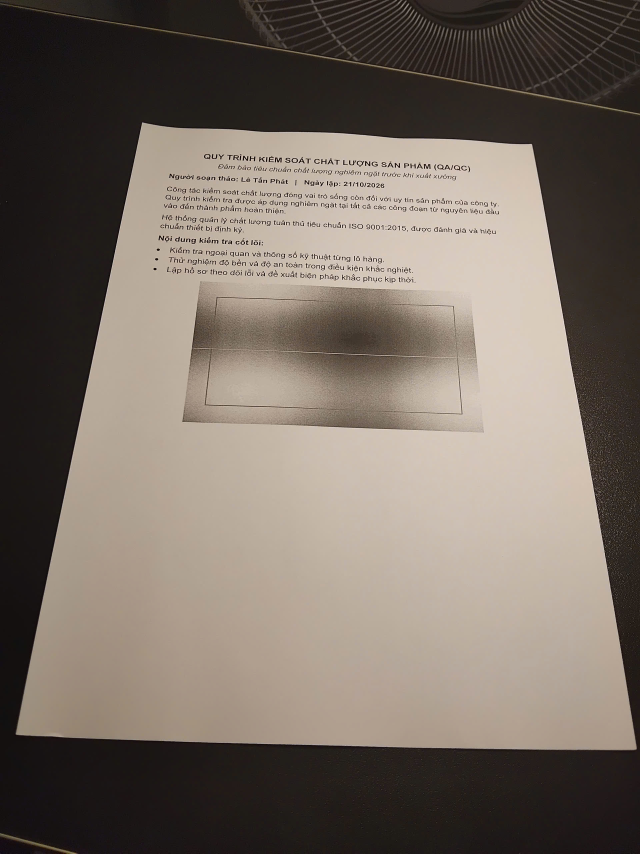
#> input picture images/anh (1).jpg, 1920 x 2560 px, found by its file name (shown at 1/3 size); its folder holds only this picture in this run
$ python nhanThuCong.py
#> lines starting #> are read from the running program, lines starting #| are printed output that depends on the picture
import cv2
import os
import json

# Biến lưu tọa độ click
current_clicks = []
scale_ratio = 1.0

def mouse_callback(event, x, y, flags, param):
    global current_clicks, scale_ratio
    img_display = param['img_copy']

    # Khi nhấn chuột trái
    if event == cv2.EVENT_LBUTTONDOWN:
        if len(current_clicks) < 4:
            # Lưu tọa độ thực trên ảnh gốc (nhân ngược lại với tỷ lệ thu nhỏ)
            real_x, real_y = int(x * scale_ratio), int(y * scale_ratio)
            current_clicks.append([real_x, real_y])

            # Vẽ chấm đỏ để xác nhận đã click
            cv2.circle(img_display, (x, y), 5, (0, 0, 255), -1)
            cv2.imshow("Labeling", img_display)

            if len(current_clicks) == 4:
                print("Đã chọn đủ 4 góc. Nhấn phím 's' để lưu, hoặc 'r' để chọn lại.")

def run_labeling(image_folder="images", output_file="ground_truth.json"):
#> called with image_folder = 'images', output_file = 'ground_truth.json'
    global current_clicks, scale_ratio

    # Tải dữ liệu cũ nếu đã làm dở
    if os.path.exists(output_file):
        with open(output_file, "r") as f:
            data = json.load(f)
    else:
        data = {}

    image_files = [f for f in os.listdir(image_folder) if f.endswith(('.jpg', '.png'))]

    for filename in image_files:
        if filename in data:
            continue

        img_path = os.path.join(image_folder, filename)
        img = cv2.imread(img_path)
#> img is the input picture: shape (2560, 1920, 3); mean B, G, R 99.2, 108.8, 119.3
        if img is None: continue

        # Thu nhỏ ảnh để vừa màn hình
        display_height = 800
        scale_ratio = img.shape[0] / display_height
#> scale_ratio = 3.2
        display_width = int(img.shape[1] / scale_ratio)
#> display_width = 600
        img_resized = cv2.resize(img, (display_width, display_height))
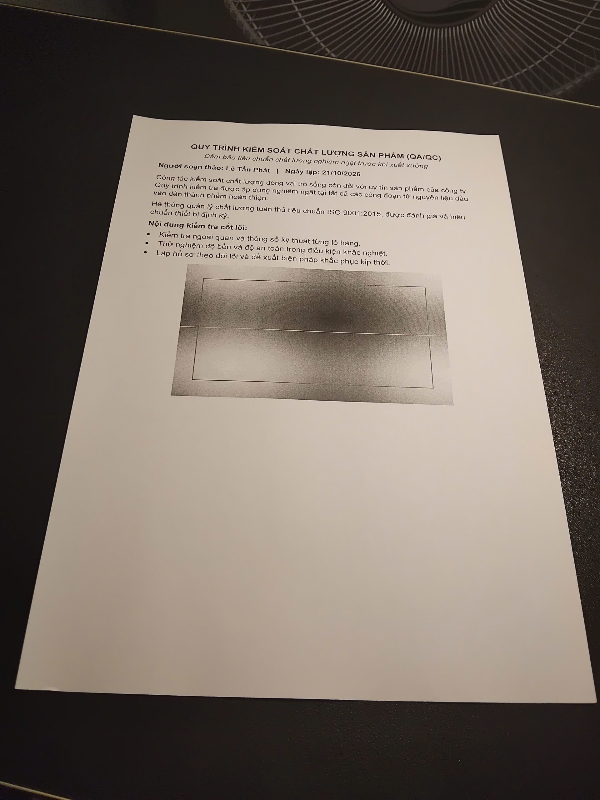
#> img_resized: shape (800, 600, 3); mean B, G, R 99.2, 108.7, 119.3

        img_copy = img_resized.copy()
        current_clicks = []

        cv2.namedWindow("Labeling")
        # Truyền img_copy vào callback để vẽ
        cv2.setMouseCallback("Labeling", mouse_callback, param={'img_copy': img_copy})

        print(f"Đang mở: {filename}. Click 4 góc (Trái trên, Phải trên, Phải dưới, Trái dưới).")

        while True:
            cv2.imshow("Labeling", img_copy)
            key = cv2.waitKey(1) & 0xFF
#> (key q is pressed here)

            if key == ord('s') and len(current_clicks) == 4:
                data[filename] = current_clicks
                # Lưu file ngay lập tức
                with open(output_file, "w") as f:
                    json.dump(data, f, indent=4)
                print(f"Đã lưu {filename}!")
                break
            elif key == ord('r'): #Reset nếu click sai
                print("Chọn lại 4 góc.")
                current_clicks = []
                img_copy = img_resized.copy()
                cv2.setMouseCallback("Labeling", mouse_callback, param={'img_copy': img_copy})
            elif key == ord('q'): #Nhấn q để thoát tool
                print("Thoát chương trình.")
                return

    cv2.destroyAllWindows()
    print("Hoàn thành gán nhãn toàn bộ thư mục!")

if __name__ == "__main__":
    run_labeling()

$ run again, on images/anh (13).jpg
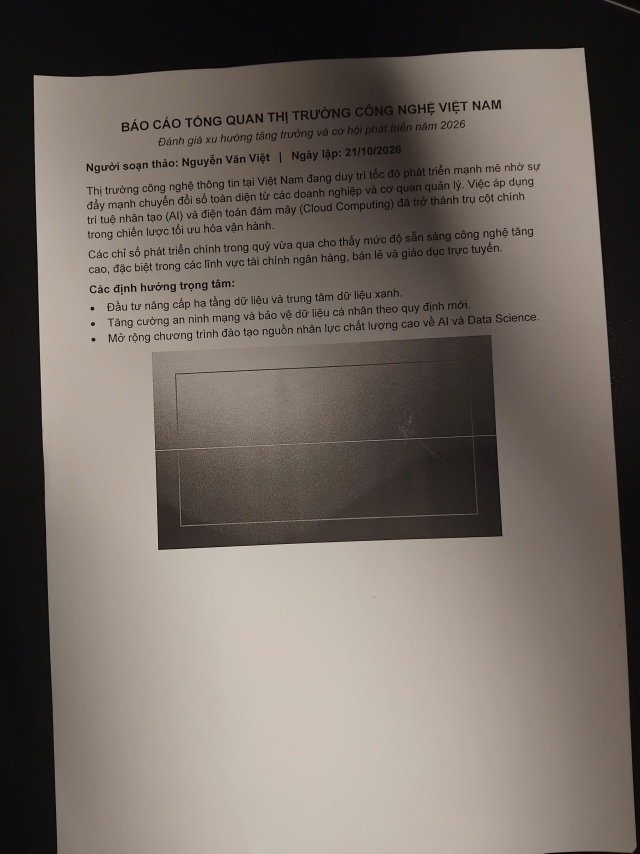
#> input picture images/anh (13).jpg, 1920 x 2560 px, found by its file name (shown at 1/3 size)
#> in run_labeling, img is the input picture: shape (2560, 1920, 3); mean B, G, R 99.1, 106.2, 115.5
#> in run_labeling, `img_resized = cv2.resize(img, (display_width, display_height))`:
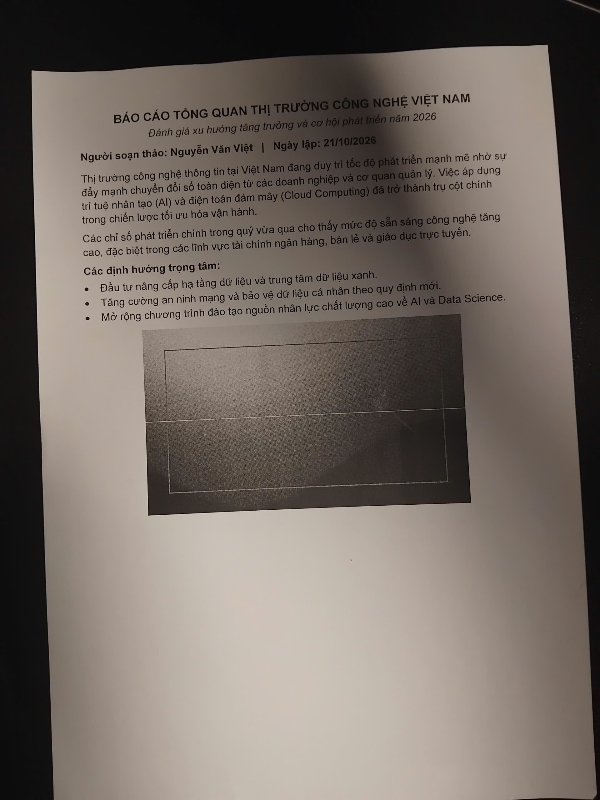
#> img_resized: shape (800, 600, 3); mean B, G, R 99.1, 106.2, 115.5

$ run again, on images/anh (14).jpg
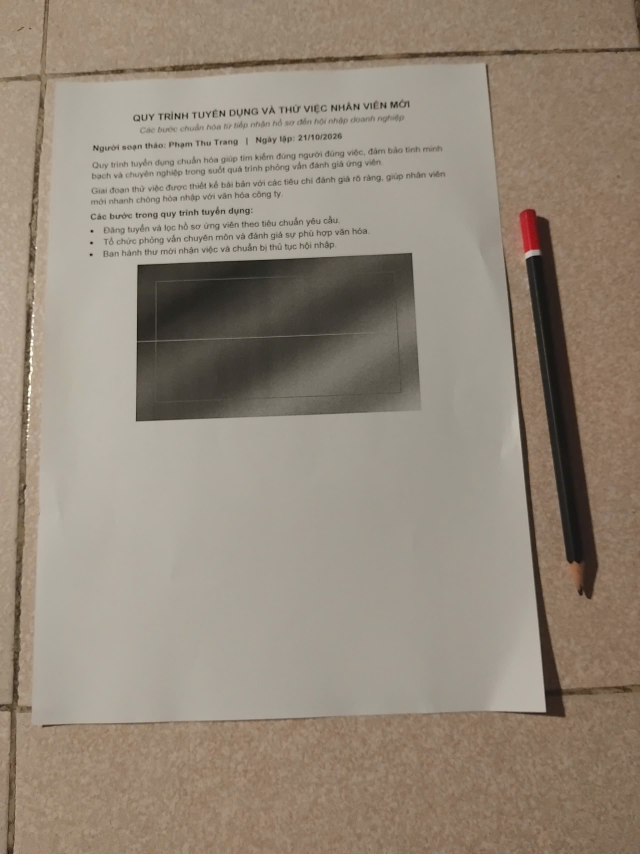
#> input picture images/anh (14).jpg, 1920 x 2560 px, found by its file name (shown at 1/3 size)
#> in run_labeling, img is the input picture: shape (2560, 1920, 3); mean B, G, R 121.5, 136.4, 148.2
#> in run_labeling, `img_resized = cv2.resize(img, (display_width, display_height))`:
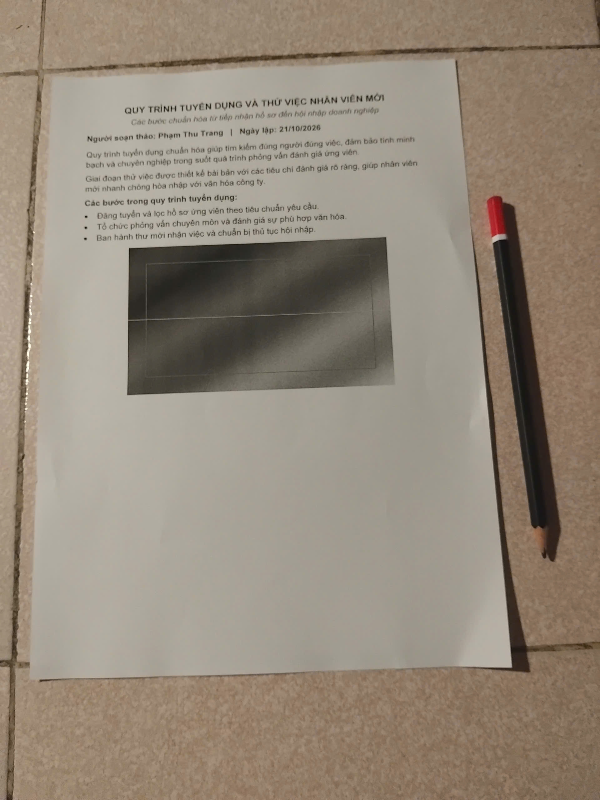
#> img_resized: shape (800, 600, 3); mean B, G, R 121.5, 136.3, 148.1

$ run again, on images/anh (15).jpg
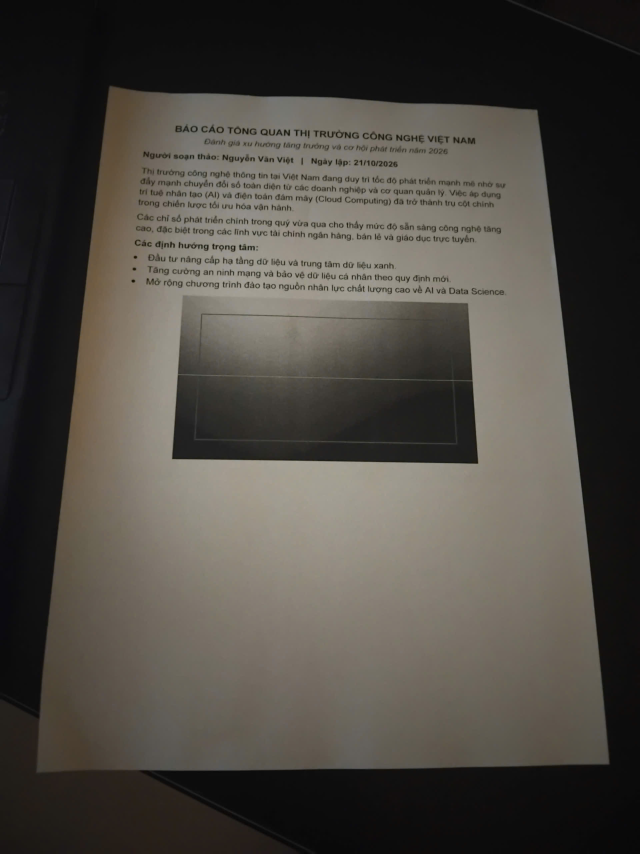
#> input picture images/anh (15).jpg, 1920 x 2560 px, found by its file name (shown at 1/3 size)
#> in run_labeling, img is the input picture: shape (2560, 1920, 3); mean B, G, R 66.6, 73, 77.1
#> in run_labeling, `img_resized = cv2.resize(img, (display_width, display_height))`:
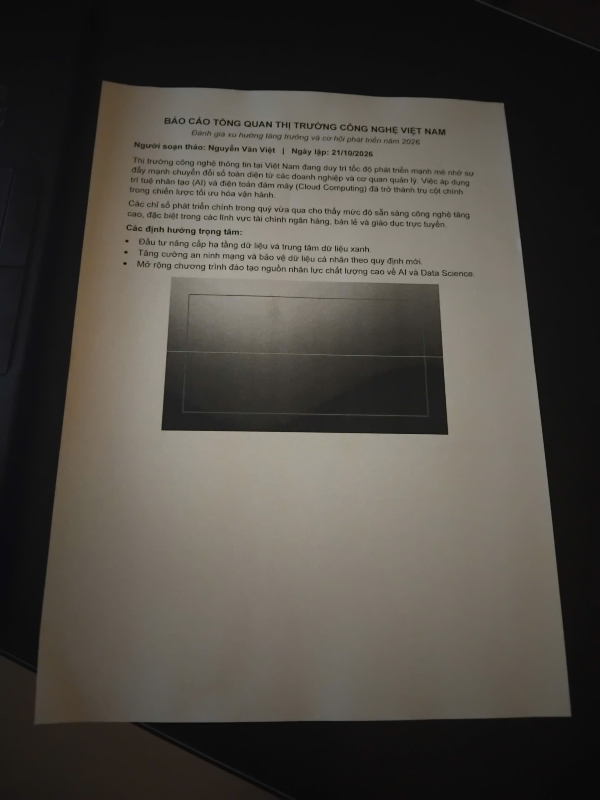
#> img_resized: shape (800, 600, 3); mean B, G, R 66.6, 73, 77.1

$ run again, on images/anh (10).jpg
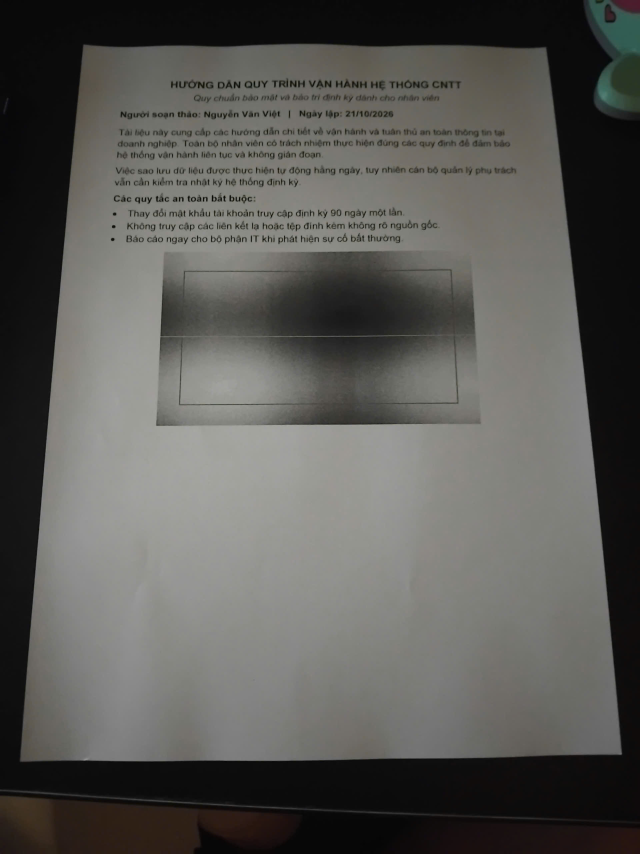
#> input picture images/anh (10).jpg, 1920 x 2560 px, found by its file name (shown at 1/3 size)
#> in run_labeling, img is the input picture: shape (2560, 1920, 3); mean B, G, R 85.8, 89.5, 90
#> in run_labeling, `img_resized = cv2.resize(img, (display_width, display_height))`:
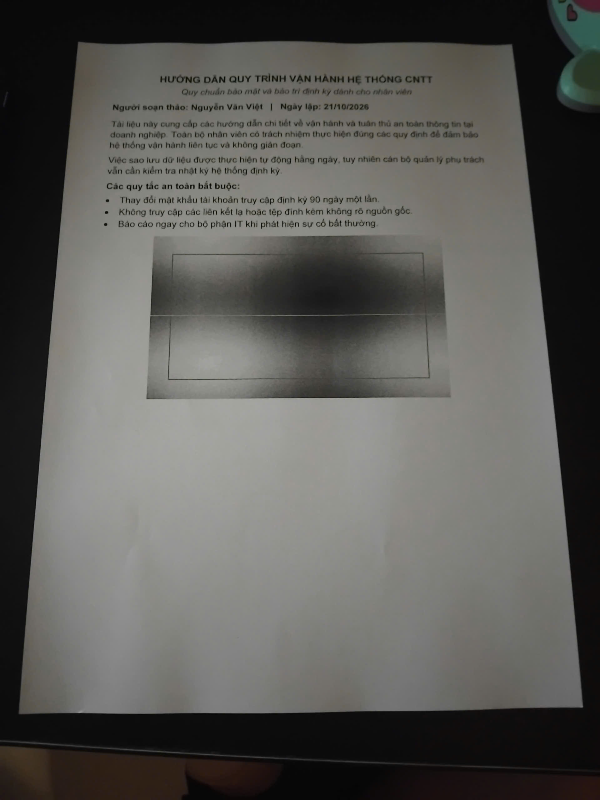
#> img_resized: shape (800, 600, 3); mean B, G, R 85.8, 89.4, 90
